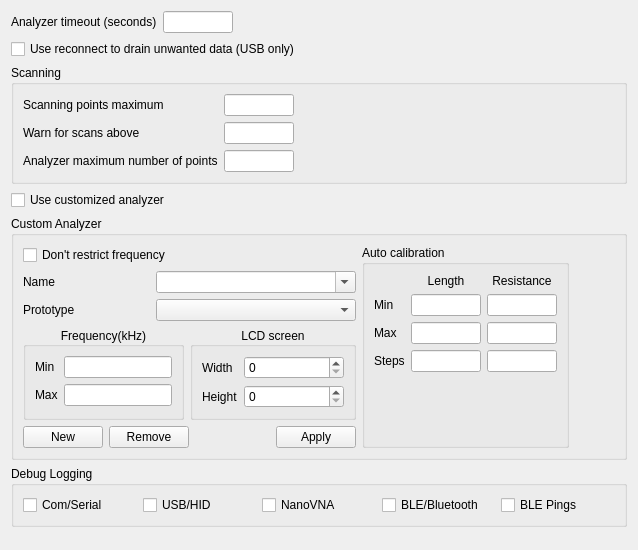
     <widget class="QWidget" name="Custom">
      <attribute name="title">
       <string>Analyzer</string>
      </attribute>
      <layout class="QVBoxLayout" name="verticalLayout_developerTab">
       <item>
        <layout class="QHBoxLayout" name="horizontalLayout_analyzerTimeout">
         <item>
          <widget class="QLabel" name="label_analyzerTimeout">
           <property name="toolTip">
            <string>How long a scan can go without receiving any data before it's treated as failed (device unreachable, or busy -- held open by another program or another AntScopeZ window).</string>
           </property>
           <property name="text">
            <string>Analyzer timeout (seconds)</string>
           </property>
          </widget>
         </item>
         <item>
          <widget class="QLineEdit" name="lineEdit_analyzerTimeout">
           <property name="toolTip">
            <string>How long a scan can go without receiving any data before it's treated as failed (device unreachable, or busy -- held open by another program or another AntScopeZ window).</string>
           </property>
           <property name="maximumSize">
            <size>
             <width>70</width>
             <height>16777215</height>
            </size>
           </property>
           <property name="maxLength">
            <number>3</number>
           </property>
          </widget>
         </item>
         <item>
          <spacer name="horizontalSpacer_analyzerTimeout">
           <property name="orientation">
            <enum>Qt::Orientation::Horizontal</enum>
           </property>
           <property name="sizeHint" stdset="0">
            <size>
             <width>40</width>
             <height>20</height>
            </size>
           </property>
          </spacer>
         </item>
        </layout>
       </item>
       <item>
        <widget class="QCheckBox" name="checkBoxReconnectToDrain">
         <property name="toolTip">
          <string>Neither classic ASCII nor V2/LiteVNA64 binary NanoVNA
protocols have a "abort scan in progress" command.
Once asked for N points, the device sends all of them.

By default: stops listening and discards outstanding data.
Checked: closes/reopens connection immediately (faster
for large scans, but doesn't guarantee the device
discards queued data -- only that AntScopeZ resyncs).

USB/serial only. Bluetooth always drains by waiting.</string>
         </property>
         <property name="text">
          <string>Use reconnect to drain unwanted data (USB only)</string>
         </property>
        </widget>
       </item>
       <item>
        <widget class="QGroupBox" name="groupBoxScanning">
         <property name="minimumSize">
          <size>
           <width>0</width>
           <height>0</height>
          </size>
         </property>
         <property name="title">
          <string>Scanning</string>
         </property>
         <layout class="QVBoxLayout" name="verticalLayout_scanning">
          <item>
           <layout class="QFormLayout" name="formLayout_scanningCounts">
            <property name="fieldGrowthPolicy">
             <enum>QFormLayout::FieldGrowthPolicy::FieldsStayAtSizeHint</enum>
            </property>
            <item row="0" column="0">
             <widget class="QLabel" name="label_scanPointsMax">
              <property name="toolTip">
               <string>The Points field/slider's practical ceiling (50-10000). Lower this if your device or scan speed doesn't need the full range.</string>
              </property>
              <property name="text">
               <string>Scanning points maximum</string>
              </property>
             </widget>
            </item>
            <item row="0" column="1">
             <widget class="QLineEdit" name="lineEditScanPointsMax">
              <property name="toolTip">
               <string>The Points field/slider's practical ceiling (50-10000). Lower this if your device or scan speed doesn't need the full range.</string>
              </property>
              <property name="maximumSize">
               <size>
                <width>70</width>
                <height>16777215</height>
               </size>
              </property>
              <property name="maxLength">
               <number>5</number>
              </property>
             </widget>
            </item>
            <item row="1" column="0">
             <widget class="QLabel" name="label_scanWarnThreshold">
              <property name="toolTip">
               <string>Starting a scan requesting more points than this pops a confirm/cancel warning first (50-10000).</string>
              </property>
              <property name="text">
               <string>Warn for scans above</string>
              </property>
             </widget>
            </item>
            <item row="1" column="1">
             <widget class="QLineEdit" name="lineEditScanWarnThreshold">
              <property name="toolTip">
               <string>Starting a scan requesting more points than this pops a confirm/cancel warning first (50-10000).</string>
              </property>
              <property name="maximumSize">
               <size>
                <width>70</width>
                <height>16777215</height>
               </size>
              </property>
              <property name="maxLength">
               <number>5</number>
              </property>
             </widget>
            </item>
            <item row="2" column="0">
             <widget class="QLabel" name="label_analyzerMaxPoints">
              <property name="toolTip">
               <string>How many points a single sweep request actually carries to the device (50-10000). A scan asking for more gets split into multiple sequential sweeps and stitched together.</string>
              </property>
              <property name="text">
               <string>Analyzer maximum number of points</string>
              </property>
             </widget>
            </item>
            <item row="2" column="1">
             <widget class="QLineEdit" name="lineEditAnalyzerMaxPoints">
              <property name="toolTip">
               <string>How many points a single sweep request actually carries to the device (50-10000). A scan asking for more gets split into multiple sequential sweeps and stitched together.</string>
              </property>
              <property name="maximumSize">
               <size>
                <width>70</width>
                <height>16777215</height>
               </size>
              </property>
              <property name="maxLength">
               <number>5</number>
              </property>
             </widget>
            </item>
           </layout>
          </item>
         </layout>
        </widget>
       </item>
       <item>
        <widget class="QCheckBox" name="customizeCheckBox">
         <property name="text">
          <string>Use customized analyzer</string>
         </property>
        </widget>
       </item>
       <item>
        <widget class="QGroupBox" name="groupBoxCustomAnalyzer">
         <property name="title">
          <string>Custom Analyzer</string>
         </property>
         <layout class="QFormLayout" name="formLayout_10">
          <property name="fieldGrowthPolicy">
           <enum>QFormLayout::FieldGrowthPolicy::FieldsStayAtSizeHint</enum>
          </property>
          <item row="0" column="0">
           <layout class="QHBoxLayout" name="horizontalLayout_34">
            <item>
             <layout class="QVBoxLayout" name="verticalLayout_12">
              <item>
               <layout class="QVBoxLayout" name="verticalLayout_11">
                <item>
                 <widget class="QCheckBox" name="fqRestrictCheckBox">
                  <property name="text">
                   <string>Don't restrict frequency</string>
                  </property>
                 </widget>
                </item>
                <item>
                 <layout class="QHBoxLayout" name="horizontalLayout_31">
                  <item>
                   <widget class="QLabel" name="label_18">
                    <property name="text">
                     <string>Name</string>
                    </property>
                   </widget>
                  </item>
                  <item>
                   <widget class="NoScrollComboBox" name="comboBoxName">
                    <property name="minimumSize">
                     <size>
                      <width>200</width>
                      <height>0</height>
                     </size>
                    </property>
                    <property name="editable">
                     <bool>true</bool>
                    </property>
                   </widget>
                  </item>
                 </layout>
                </item>
                <item>
                 <layout class="QHBoxLayout" name="horizontalLayout_32">
                  <item>
                   <widget class="QLabel" name="label_19">
                    <property name="text">
                     <string>Prototype</string>
                    </property>
                   </widget>
                  </item>
                  <item>
                   <widget class="NoScrollComboBox" name="comboBoxPrototype">
                    <property name="minimumSize">
                     <size>
                      <width>200</width>
                      <height>0</height>
                     </size>
                    </property>
                   </widget>
                  </item>
                 </layout>
                </item>
                <item>
                 <layout class="QHBoxLayout" name="horizontalLayout_27">
                  <item>
                   <widget class="QGroupBox" name="groupBox_13">
                    <property name="title">
                     <string>Frequency(kHz)</string>
                    </property>
                    <property name="alignment">
                     <set>Qt::AlignmentFlag::AlignCenter</set>
                    </property>
                    <layout class="QFormLayout" name="formLayout_2">
                     <property name="fieldGrowthPolicy">
                      <enum>QFormLayout::FieldGrowthPolicy::FieldsStayAtSizeHint</enum>
                     </property>
                     <item row="0" column="0">
                      <widget class="QLabel" name="label_20">
                       <property name="text">
                        <string>Min</string>
                       </property>
                      </widget>
                     </item>
                     <item row="1" column="0">
                      <widget class="QLabel" name="label_21">
                       <property name="text">
                        <string>Max</string>
                       </property>
                      </widget>
                     </item>
                     <item row="0" column="1">
                      <widget class="QLineEdit" name="lineEditMin"/>
                     </item>
                     <item row="1" column="1">
                      <widget class="QLineEdit" name="lineEditMax"/>
                     </item>
                    </layout>
                   </widget>
                  </item>
                  <item>
                   <widget class="QGroupBox" name="groupBox_14">
                    <property name="title">
                     <string>LCD screen</string>
                    </property>
                    <property name="alignment">
                     <set>Qt::AlignmentFlag::AlignCenter</set>
                    </property>
                    <layout class="QFormLayout" name="formLayout_4">
                     <property name="fieldGrowthPolicy">
                      <enum>QFormLayout::FieldGrowthPolicy::FieldsStayAtSizeHint</enum>
                     </property>
                     <item row="0" column="0">
                      <widget class="QLabel" name="label_22">
                       <property name="text">
                        <string>Width</string>
                       </property>
                      </widget>
                     </item>
                     <item row="0" column="1">
                      <widget class="NoScrollSpinBox" name="spinBoxWidth">
                       <property name="minimumSize">
                        <size>
                         <width>100</width>
                         <height>0</height>
                        </size>
                       </property>
                       <property name="maximum">
                        <number>10000</number>
                       </property>
                      </widget>
                     </item>
                     <item row="1" column="0">
                      <widget class="QLabel" name="label_23">
                       <property name="text">
                        <string>Height</string>
                       </property>
                      </widget>
                     </item>
                     <item row="1" column="1">
                      <widget class="NoScrollSpinBox" name="spinBoxHeight">
                       <property name="minimumSize">
                        <size>
                         <width>100</width>
                         <height>0</height>
                        </size>
                       </property>
                       <property name="maximum">
                        <number>10000</number>
                       </property>
                      </widget>
                     </item>
                    </layout>
                   </widget>
                  </item>
                 </layout>
                </item>
               </layout>
              </item>
              <item>
               <layout class="QHBoxLayout" name="horizontalLayout_33">
                <item>
                 <widget class="QPushButton" name="btnAdd">
                  <property name="text">
                   <string>New</string>
                  </property>
                 </widget>
                </item>
                <item>
                 <widget class="QPushButton" name="btnRemove">
                  <property name="text">
                   <string>Remove</string>
                  </property>
                 </widget>
                </item>
                <item>
                 <spacer name="horizontalSpacer_5">
                  <property name="orientation">
                   <enum>Qt::Orientation::Horizontal</enum>
                  </property>
                  <property name="sizeHint" stdset="0">
                   <size>
                    <width>40</width>
                    <height>20</height>
                   </size>
                  </property>
                 </spacer>
                </item>
                <item>
                 <widget class="QPushButton" name="btnAply">
                  <property name="text">
                   <string>Apply</string>
                  </property>
                 </widget>
                </item>
               </layout>
              </item>
             </layout>
            </item>
            <item>
             <widget class="QGroupBox" name="groupBox">
              <property name="title">
               <string>Auto calibration</string>
              </property>
              <layout class="QGridLayout" name="gridLayout">
               <item row="0" column="1">
                <widget class="QLabel" name="label_28">
                 <property name="text">
                  <string>Length</string>
                 </property>
                 <property name="alignment">
                  <set>Qt::AlignmentFlag::AlignCenter</set>
                 </property>
                </widget>
               </item>
               <item row="0" column="2">
                <widget class="QLabel" name="label_32">
                 <property name="text">
                  <string>Resistance</string>
                 </property>
                 <property name="alignment">
                  <set>Qt::AlignmentFlag::AlignCenter</set>
                 </property>
                </widget>
               </item>
               <item row="1" column="0">
                <widget class="QLabel" name="label_25">
                 <property name="text">
                  <string>Min</string>
                 </property>
                </widget>
               </item>
               <item row="1" column="1">
                <widget class="QLineEdit" name="lineEditMinLength">
                 <property name="maximumSize">
                  <size>
                   <width>70</width>
                   <height>16777215</height>
                  </size>
                 </property>
                </widget>
               </item>
               <item row="1" column="2">
                <widget class="QLineEdit" name="lineEditMinR">
                 <property name="maximumSize">
                  <size>
                   <width>70</width>
                   <height>16777215</height>
                  </size>
                 </property>
                </widget>
               </item>
               <item row="2" column="0">
                <widget class="QLabel" name="label_26">
                 <property name="text">
                  <string>Max</string>
                 </property>
                </widget>
               </item>
               <item row="2" column="1">
                <widget class="QLineEdit" name="lineEditMaxLength">
                 <property name="maximumSize">
                  <size>
                   <width>70</width>
                   <height>16777215</height>
                  </size>
                 </property>
                </widget>
               </item>
               <item row="2" column="2">
                <widget class="QLineEdit" name="lineEditMaxR">
                 <property name="maximumSize">
                  <size>
                   <width>70</width>
                   <height>16777215</height>
                  </size>
                 </property>
                </widget>
               </item>
               <item row="3" column="0">
                <widget class="QLabel" name="label_27">
                 <property name="text">
                  <string>Steps</string>
                 </property>
                </widget>
               </item>
               <item row="3" column="1">
                <widget class="QLineEdit" name="lineEditStepLength">
                 <property name="maximumSize">
                  <size>
                   <width>70</width>
                   <height>16777215</height>
                  </size>
                 </property>
                </widget>
               </item>
               <item row="3" column="2">
                <widget class="QLineEdit" name="lineEditStepR">
                 <property name="maximumSize">
                  <size>
                   <width>70</width>
                   <height>16777215</height>
                  </size>
                 </property>
                </widget>
               </item>
               <item row="4" column="0" colspan="3">
                <spacer name="verticalSpacer_autoCalibration">
                 <property name="orientation">
                  <enum>Qt::Orientation::Vertical</enum>
                 </property>
                 <property name="sizeHint" stdset="0">
                  <size>
                   <width>20</width>
                   <height>0</height>
                  </size>
                 </property>
                </spacer>
               </item>
              </layout>
             </widget>
            </item>
           </layout>
          </item>
          <item row="0" column="1">
           <spacer name="horizontalSpacer_7">
            <property name="orientation">
             <enum>Qt::Orientation::Horizontal</enum>
            </property>
            <property name="sizeHint" stdset="0">
             <size>
              <width>40</width>
              <height>20</height>
             </size>
            </property>
           </spacer>
          </item>
         </layout>
        </widget>
       </item>
       <item>
        <widget class="QGroupBox" name="groupBoxDebugLogging">
         <property name="title">
          <string>Debug Logging</string>
         </property>
         <layout class="QHBoxLayout" name="horizontalLayout_debugLogging">
          <item>
           <widget class="QCheckBox" name="debugLogSerialCheckBox">
            <property name="sizePolicy">
             <sizepolicy hsizetype="Expanding" vsizetype="Fixed">
              <horstretch>1</horstretch>
              <verstretch>0</verstretch>
             </sizepolicy>
            </property>
            <property name="text">
             <string>Com/Serial</string>
            </property>
           </widget>
          </item>
          <item>
           <widget class="QCheckBox" name="debugLogUsbHidCheckBox">
            <property name="sizePolicy">
             <sizepolicy hsizetype="Expanding" vsizetype="Fixed">
              <horstretch>1</horstretch>
              <verstretch>0</verstretch>
             </sizepolicy>
            </property>
            <property name="text">
             <string>USB/HID</string>
            </property>
           </widget>
          </item>
          <item>
           <widget class="QCheckBox" name="debugLogNanovnaCheckBox">
            <property name="sizePolicy">
             <sizepolicy hsizetype="Expanding" vsizetype="Fixed">
              <horstretch>1</horstretch>
              <verstretch>0</verstretch>
             </sizepolicy>
            </property>
            <property name="text">
             <string>NanoVNA</string>
            </property>
           </widget>
          </item>
          <item>
           <widget class="QCheckBox" name="debugLogBleCheckBox">
            <property name="sizePolicy">
             <sizepolicy hsizetype="Expanding" vsizetype="Fixed">
              <horstretch>1</horstretch>
              <verstretch>0</verstretch>
             </sizepolicy>
            </property>
            <property name="text">
             <string>BLE/Bluetooth</string>
            </property>
           </widget>
          </item>
          <item>
           <widget class="QCheckBox" name="debugLogBleShowPingsCheckBox">
            <property name="sizePolicy">
             <sizepolicy hsizetype="Expanding" vsizetype="Fixed">
              <horstretch>1</horstretch>
              <verstretch>0</verstretch>
             </sizepolicy>
            </property>
            <property name="text">
             <string>BLE Pings</string>
            </property>
           </widget>
          </item>
         </layout>
        </widget>
       </item>
       <item>
        <spacer name="verticalSpacer_customAnalyzer">
         <property name="orientation">
          <enum>Qt::Orientation::Vertical</enum>
         </property>
         <property name="sizeHint" stdset="0">
          <size>
           <width>20</width>
           <height>12</height>
          </size>
         </property>
        </spacer>
       </item>
      </layout>
     </widget>
